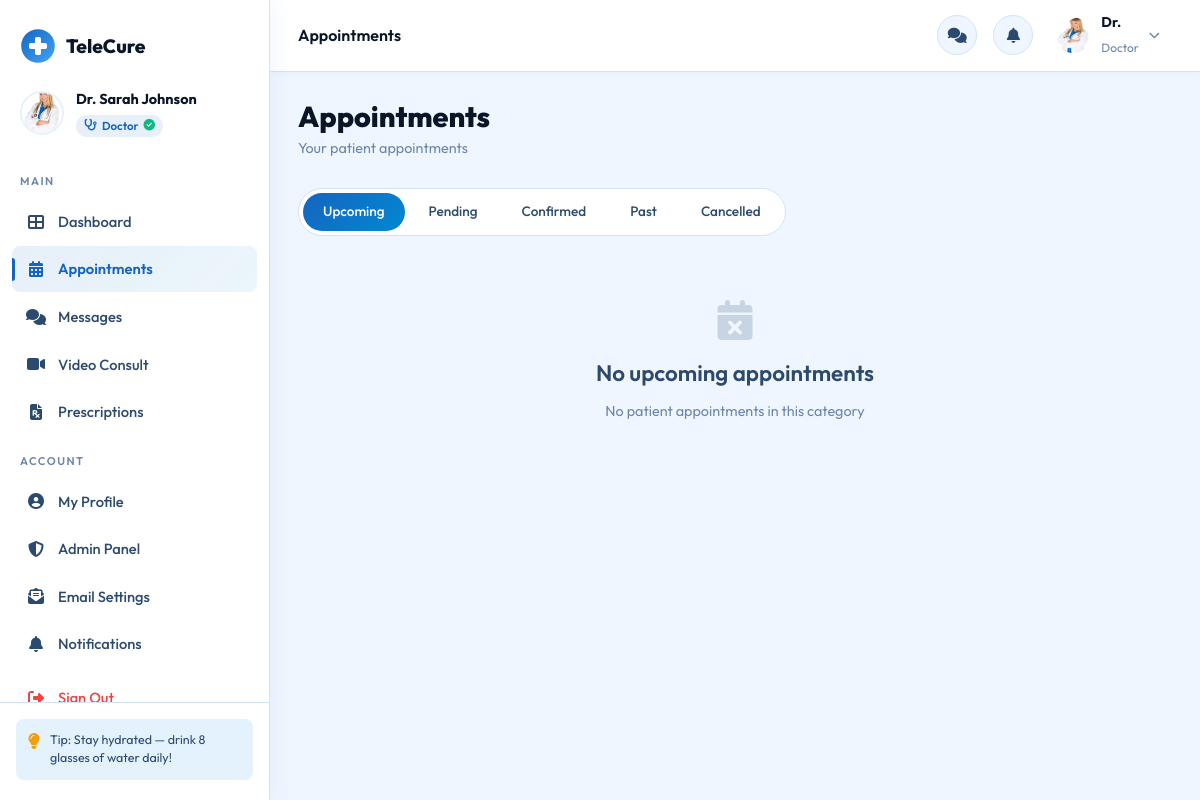
Screenshot of /Telecure/appointments.php (signed in) with the database file from the repository.
### tables this page shows
CREATE TABLE doctor_profiles (
    id              INT AUTO_INCREMENT PRIMARY KEY,
    user_id         INT NOT NULL,
    specialization  VARCHAR(150),
    license_number  VARCHAR(100),
    years_experience INT DEFAULT 0,
    consultation_fee DECIMAL(10,2) DEFAULT 0.00,
    availability_days VARCHAR(100),
    is_verified     TINYINT(1) DEFAULT 0,
    rating          DECIMAL(3,2) DEFAULT 0.00,
    total_reviews   INT DEFAULT 0,
    UNIQUE KEY uq_doctor_license (license_number),
    UNIQUE KEY uq_doctor_user (user_id),
    KEY idx_doctor_specialization (specialization(100)),
    CONSTRAINT fk_doctor_user FOREIGN KEY (user_id)
        REFERENCES users(id) ON DELETE CASCADE ON UPDATE CASCADE
);

CREATE TABLE users (
    id             INT AUTO_INCREMENT PRIMARY KEY,
    full_name      VARCHAR(150) NOT NULL,
    email          VARCHAR(150) NOT NULL,
    password       VARCHAR(255) NOT NULL,
    role           ENUM('patient','doctor') NOT NULL DEFAULT 'patient',
    phone          VARCHAR(20),
    date_of_birth  DATE,
    gender         ENUM('male','female','other'),
    profile_photo  VARCHAR(255) DEFAULT 'default_avatar.png',
    bio            TEXT,
    created_at     TIMESTAMP DEFAULT CURRENT_TIMESTAMP,
    updated_at     TIMESTAMP DEFAULT CURRENT_TIMESTAMP ON UPDATE CURRENT_TIMESTAMP,
    is_active      TINYINT(1) DEFAULT 1,
    is_admin       TINYINT(1) NOT NULL DEFAULT 0,
    last_seen      TIMESTAMP NULL,
    UNIQUE KEY uq_users_email (email)
);

### Telecure/appointments.php (the view, shortened to what the rows shown need)
<?php
require_once 'includes/config.php';
$user = currentUser();
?>
<!DOCTYPE html>
<html lang="en">
<head>
    <link rel="stylesheet" href="css/style.css">
    <link rel="stylesheet" href="css/dashboard.css">
    <link rel="stylesheet" href="https://cdnjs.cloudflare.com/ajax/libs/font-awesome/6.5.0/css/all.min.css">
</head>
<body class="dashboard-page">
<?php include 'includes/sidebar.php'; ?>
<div class="main-content">
    <?php include 'includes/topbar.php'; ?>
    <div class="dashboard-body">
        <div class="page-header">
            <div>
                <h1>Appointments</h1>
            </div>
        </div>
    </div>
</div>
</body>
</html>

### Telecure/includes/sidebar.php (shortened to what the rows shown need)
<?php
$role = $user['role'];
$avatarUrl = avatarUrl($user, 80);
?>
<aside class="sidebar" id="sidebar">
    <div class="sidebar-user">
        <img src="<?= $avatarUrl ?>" alt="Avatar" class="sidebar-avatar">
        <div class="sidebar-user-info">
            <strong><?= htmlspecialchars($user['full_name']) ?></strong>
            <span class="sidebar-role <?= $role ?>">
                <i class="fas fa-<?= $role === 'doctor' ? 'stethoscope' : 'user' ?>"></i>
                <?= ucfirst($role) ?>
                <?php if ($role === 'doctor' && ($user['is_verified'] ?? 0)): ?>
                <i class="fas fa-check-circle verified-tick"></i>
                <?php endif; ?>
            </span>
        </div>
    </div>
</aside>

### Telecure/includes/topbar.php (shortened to what the rows shown need)
<?php
$avatarUrl = avatarUrl($user, 40);
?>
<header class="topbar">
    <div class="topbar-right">
        <div class="topbar-user">
            <img src="<?= $avatarUrl ?>" alt="Avatar">
            <div class="topbar-user-info">
                <?php $firstName = explode(' ', $user['full_name']); ?>
                <strong><?= htmlspecialchars($firstName[0]) ?></strong>
                <span><?= ucfirst($user['role']) ?></span>
            </div>
            <i class="fas fa-chevron-down"></i>
        </div>
    </div>
</header>

### rows the page displays
doctor_profiles: user.profile_photo (picture), user.full_name "Dr. Sarah Johnson", user.role "Doctor", user.full_name "Dr."

### other values shown
str_replace('.php', '', basename($_SERVER['PHP_SELF'])) "Appointments"
$f "Upcoming"
$f "Pending"
$f "Confirmed"
$f "Past"
$f "Cancelled"
$filter "upcoming"
